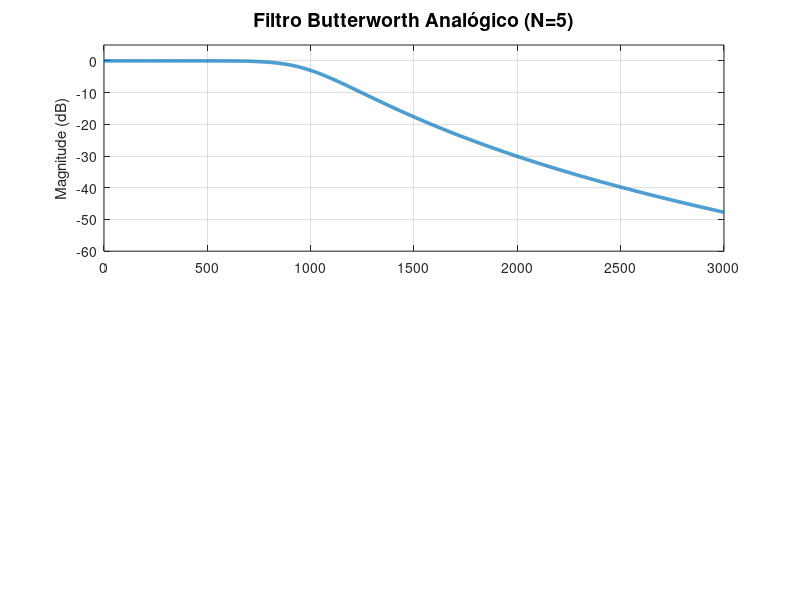

This chart was generated by the following MATLAB code: (Note: this script raises an error after producing the figure.)
clc; clear all; close all;

% Specifications
N = 5;            % Order
Wc = 1000;        % Cutoff frequency (rad/s)
Rp = 1;           % Passband ripple in dB
Rs = 40;          % Stopband attenuation in dB
w = linspace(0, 3000, 2000); % Frequency vector in rad/s

% 1. Butterworth
[b_but, a_but] = butter(N, Wc, 's');
h_but = freqs(b_but, a_but, w);

% 2. Chebyshev Type I
[b_c1, a_c1] = cheby1(N, Rp, Wc, 's');
h_c1 = freqs(b_c1, a_c1, w);

% 3. Chebyshev Type II
[b_c2, a_c2] = cheby2(N, Rs, Wc, 's');
h_c2 = freqs(b_c2, a_c2, w);

% 4. Elliptic
[b_el, a_el] = ellip(N, Rp, Rs, Wc, 's');
h_el = freqs(b_el, a_el, w);

% We will generate figures with subplots (1: Magnitude in dB, 2: Phase in degrees)

% Figure 1: Butterworth
fig1 = figure('Position', [100, 100, 800, 600]);
subplot(2,1,1);
plot(w, 20*log10(abs(h_but)), 'LineWidth', 2.5, 'Color', [0.0, 0.45, 0.74]);
grid on;
title('Filtro Butterworth Analógico (N=5)', 'FontSize', 14);
ylabel('Magnitude (dB)', 'FontSize', 11);
ylim([-60, 5]);
xlim([0, 3000]);
xline(Wc, '--r', '\omega_c = 1000 rad/s', 'LabelVerticalAlignment', 'bottom', 'LineWidth', 1.2, 'FontSize', 9);

subplot(2,1,2);
plot(w, (180/pi)*unwrap(angle(h_but)), 'LineWidth', 2.5, 'Color', [0.0, 0.45, 0.74]);
grid on;
xlabel('Frequência \omega (rad/s)', 'FontSize', 11);
ylabel('Fase (graus)', 'FontSize', 11);
xlim([0, 3000]);
xline(Wc, '--r', '\omega_c = 1000 rad/s', 'LabelVerticalAlignment', 'bottom', 'LineWidth', 1.2, 'FontSize', 9);
saveas(fig1, '../../images/resposta_butterworth.png');

% Figure 2: Chebyshev I
fig2 = figure('Position', [100, 100, 800, 600]);
subplot(2,1,1);
plot(w, 20*log10(abs(h_c1)), 'LineWidth', 2.5, 'Color', [0.85, 0.33, 0.1]);
grid on;
title('Filtro Chebyshev Tipo I Analógico (N=5)', 'FontSize', 14);
ylabel('Magnitude (dB)', 'FontSize', 11);
ylim([-60, 5]);
xlim([0, 3000]);
xline(Wc, '--r', '\omega_c = 1000 rad/s', 'LabelVerticalAlignment', 'bottom', 'LineWidth', 1.2, 'FontSize', 9);

subplot(2,1,2);
plot(w, (180/pi)*unwrap(angle(h_c1)), 'LineWidth', 2.5, 'Color', [0.85, 0.33, 0.1]);
grid on;
xlabel('Frequência \omega (rad/s)', 'FontSize', 11);
ylabel('Fase (graus)', 'FontSize', 11);
xlim([0, 3000]);
xline(Wc, '--r', '\omega_c = 1000 rad/s', 'LabelVerticalAlignment', 'bottom', 'LineWidth', 1.2, 'FontSize', 9);
saveas(fig2, '../../images/resposta_chebyshev1.png');

% Figure 3: Chebyshev II
fig3 = figure('Position', [100, 100, 800, 600]);
subplot(2,1,1);
plot(w, 20*log10(abs(h_c2)), 'LineWidth', 2.5, 'Color', [0.93, 0.69, 0.13]);
grid on;
title('Filtro Chebyshev Tipo II Analógico (N=5)', 'FontSize', 14);
ylabel('Magnitude (dB)', 'FontSize', 11);
ylim([-60, 5]);
xlim([0, 3000]);
xline(Wc, '--r', '\omega_c = 1000 rad/s', 'LabelVerticalAlignment', 'bottom', 'LineWidth', 1.2, 'FontSize', 9);

subplot(2,1,2);
plot(w, (180/pi)*unwrap(angle(h_c2)), 'LineWidth', 2.5, 'Color', [0.93, 0.69, 0.13]);
grid on;
xlabel('Frequência \omega (rad/s)', 'FontSize', 11);
ylabel('Fase (graus)', 'FontSize', 11);
xlim([0, 3000]);
xline(Wc, '--r', '\omega_c = 1000 rad/s', 'LabelVerticalAlignment', 'bottom', 'LineWidth', 1.2, 'FontSize', 9);
saveas(fig3, '../../images/resposta_chebyshev2.png');

% Figure 4: Elliptic
fig4 = figure('Position', [100, 100, 800, 600]);
subplot(2,1,1);
plot(w, 20*log10(abs(h_el)), 'LineWidth', 2.5, 'Color', [0.49, 0.18, 0.56]);
grid on;
title('Filtro Elíptico Analógico (N=5)', 'FontSize', 14);
ylabel('Magnitude (dB)', 'FontSize', 11);
ylim([-60, 5]);
xlim([0, 3000]);
xline(Wc, '--r', '\omega_c = 1000 rad/s', 'LabelVerticalAlignment', 'bottom', 'LineWidth', 1.2, 'FontSize', 9);

subplot(2,1,2);
plot(w, (180/pi)*unwrap(angle(h_el)), 'LineWidth', 2.5, 'Color', [0.49, 0.18, 0.56]);
grid on;
xlabel('Frequência \omega (rad/s)', 'FontSize', 11);
ylabel('Fase (graus)', 'FontSize', 11);
xlim([0, 3000]);
xline(Wc, '--r', '\omega_c = 1000 rad/s', 'LabelVerticalAlignment', 'bottom', 'LineWidth', 1.2, 'FontSize', 9);
saveas(fig4, '../../images/resposta_eliptico.png');

% Figure 5: Comparativa (Sobreposta)
fig5 = figure('Position', [100, 100, 800, 600]);
subplot(2,1,1);
plot(w, 20*log10(abs(h_but)), 'LineWidth', 2, 'Color', [0.0, 0.45, 0.74]); hold on;
plot(w, 20*log10(abs(h_c1)), 'LineWidth', 2, 'Color', [0.85, 0.33, 0.1]);
plot(w, 20*log10(abs(h_c2)), 'LineWidth', 2, 'Color', [0.93, 0.69, 0.13]);
plot(w, 20*log10(abs(h_el)), 'LineWidth', 2, 'Color', [0.49, 0.18, 0.56]);
grid on;
title('Comparação dos Filtros Analógicos (N=5)', 'FontSize', 14);
ylabel('Magnitude (dB)', 'FontSize', 11);
ylim([-60, 5]);
xlim([0, 3000]);
xline(Wc, '--r', '\omega_c = 1000 rad/s', 'LabelVerticalAlignment', 'bottom', 'LineWidth', 1.2, 'FontSize', 9);
legend('Butterworth', 'Chebyshev Tipo I', 'Chebyshev Tipo II', 'Elíptico', 'Location', 'southwest');

subplot(2,1,2);
plot(w, (180/pi)*unwrap(angle(h_but)), 'LineWidth', 2, 'Color', [0.0, 0.45, 0.74]); hold on;
plot(w, (180/pi)*unwrap(angle(h_c1)), 'LineWidth', 2, 'Color', [0.85, 0.33, 0.1]);
plot(w, (180/pi)*unwrap(angle(h_c2)), 'LineWidth', 2, 'Color', [0.93, 0.69, 0.13]);
plot(w, (180/pi)*unwrap(angle(h_el)), 'LineWidth', 2, 'Color', [0.49, 0.18, 0.56]);
grid on;
xlabel('Frequência \omega (rad/s)', 'FontSize', 11);
ylabel('Fase (graus)', 'FontSize', 11);
xlim([0, 3000]);
xline(Wc, '--r', '\omega_c = 1000 rad/s', 'LabelVerticalAlignment', 'bottom', 'LineWidth', 1.2, 'FontSize', 9);
legend('Butterworth', 'Chebyshev Tipo I', 'Chebyshev Tipo II', 'Elíptico', 'Location', 'southwest');
saveas(fig5, '../../images/resposta_comparativa.png');

close all;
